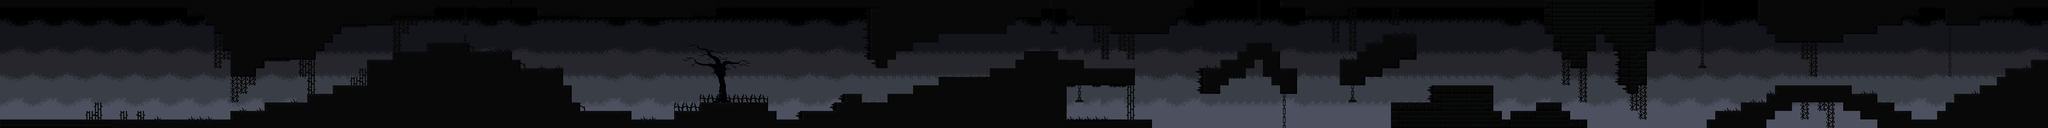

Rendered tile map (Tiled .tmx) drawn with the repository's tilesets; below, a short description and the map source with its tile grids summarised:
An orthogonal 240x15 tile map with 16x16 px tiles, 3 tile layers (Kachelebene 2, colliedes, deaths), 5 tilesets and 171 objects.

<map version="1.2" tiledversion="1.3.1" orientation="orthogonal" renderorder="right-down" compressionlevel="0" width="240" height="15" tilewidth="16" tileheight="16" infinite="0" nextlayerid="19" nextobjectid="309">
 <editorsettings>
  <export target="." format="tmx" />
 </editorsettings>
 <tileset firstgid="1" source="tileset_15.tsx" />
 <tileset firstgid="41" name="bg_void_02" tilewidth="64" tileheight="240" tilecount="1" columns="1">
  <image source="bg_void_02.png" width="64" height="240" />
 </tileset>
 <tileset firstgid="42" name="spikess" tilewidth="16" tileheight="16" tilecount="2" columns="1">
  <image source="spikes.png" width="16" height="32" />
 </tileset>
 <tileset firstgid="44" name="dekopack1" tilewidth="16" tileheight="16" tilecount="10" columns="5">
  <image source="dekopack1.png" width="80" height="32" />
 </tileset>
 <tileset firstgid="54" name="Tree" tilewidth="16" tileheight="16" tilecount="56" columns="8">
  <image source="Tree.png" width="128" height="116" />
 </tileset>
 <layer id="10" name="Kachelebene 2" width="240" height="15">
  <data>[3600 cells, 154 non-empty, 2 distinct tile ids]</data>
 </layer>
 <objectgroup id="3" name="hitboxes">
  <object id="45" x="2112" y="224" width="48" height="16" />
  <object id="47" x="2224" y="0" width="16" height="16" />
  <object id="48" x="2016" y="32" width="192" height="16" />
  <object id="49" x="2080" y="48" width="112" height="16" />
  <object id="50" x="2608" y="192" width="80" height="48" />
  <object id="51" x="2688" y="160" width="112" height="32" />
  <object id="52" x="2784" y="192" width="16" height="16" />
  <object id="53" x="2800" y="208" width="16" height="16" />
  <object id="54" x="2816" y="224" width="16" height="16" />
  <object id="56" x="2832" y="208" width="112" height="16" />
  <object id="57" x="2880" y="192" width="48" height="16" />
  <object id="58" x="2944" y="224" width="32" height="16" />
  <object id="59" x="2896" y="0" width="208" height="64" />
  <object id="60" x="2912" y="64" width="80" height="32" />
  <object id="61" x="2928" y="96" width="48" height="16" />
  <object id="62" x="2944" y="112" width="32" height="16" />
  <object id="63" x="3008" y="64" width="96" height="16" />
  <object id="64" x="3024" y="80" width="80" height="16" />
  <object id="65" x="3040" y="96" width="48" height="64" />
  <object id="66" x="3056" y="160" width="16" height="16" />
  <object id="67" x="3600" y="224" width="48" height="16" />
  <object id="68" x="3632" y="208" width="48" height="16" />
  <object id="69" x="3648" y="192" width="48" height="16" />
  <object id="70" x="3664" y="176" width="64" height="16" />
  <object id="71" x="3712" y="160" width="48" height="16" />
  <object id="72" x="3744" y="144" width="48" height="16" />
  <object id="73" x="3760" y="128" width="64" height="16" />
  <object id="74" x="3808" y="112" width="32" height="16" />
  <object id="75" x="2256" y="128" width="32" height="48" />
  <object id="76" x="2288" y="112" width="48" height="32" />
  <object id="77" x="2320" y="96" width="80" height="16" />
  <object id="78" x="2336" y="80" width="48" height="16" />
  <object id="79" x="2368" y="112" width="32" height="32" />
  <object id="80" x="2384" y="128" width="48" height="32" />
  <object id="81" x="2400" y="160" width="32" height="16" />
  <object id="85" x="3200" y="224" width="16" height="16" />
  <object id="86" x="3216" y="208" width="64" height="16" />
  <object id="87" x="3264" y="192" width="64" height="16" />
  <object id="88" x="3312" y="176" width="32" height="16" />
  <object id="89" x="3328" y="160" width="96" height="16" />
  <object id="142" x="3296" y="0" width="16" height="48" />
  <object id="143" x="3312" y="48" width="16" height="16" />
  <object id="144" x="3328" y="64" width="128" height="16" />
  <object id="145" x="3456" y="48" width="64" height="16" />
  <object id="146" x="3520" y="32" width="48" height="16" />
  <object id="147" x="3568" y="16" width="32" height="16" />
  <object id="148" x="3600" y="16" width="48" />
  <object id="149" x="3648" y="16" width="16" height="32" />
  <object id="150" x="3664" y="32" width="48" height="16" />
  <object id="151" x="3712" y="16" width="64" height="16" />
  <object id="152" x="3776" y="0" width="64" height="16" />
  <object id="161" x="0" y="224" width="176" height="16" />
  <object id="162" x="176" y="224" width="224" height="16" />
  <object id="163" x="400" y="224" width="32" height="16" />
  <object id="164" x="432" y="208" width="80" height="16" />
  <object id="165" x="496" y="192" width="96" height="16" />
  <object id="166" x="576" y="176" width="64" height="16" />
  <object id="167" x="624" y="160" width="80" height="16" />
  <object id="168" x="688" y="112" width="16" height="48" />
  <object id="169" x="704" y="112" width="48" height="16" />
  <object id="170" x="736" y="96" width="80" height="16" />
  <object id="171" x="800" y="80" width="80" height="16" />
  <object id="172" x="864" y="96" width="96" height="16" />
  <object id="173" x="960" y="112" width="16" height="16" />
  <object id="174" x="976" y="128" width="80" height="16" />
  <object id="175" x="1056" y="160" width="16" height="48" />
  <object id="176" x="1072" y="192" width="16" height="32" />
  <object id="177" x="1088" y="208" width="96" height="16" />
  <object id="178" x="1168" y="224" width="112" height="16" />
  <object id="179" x="1264" y="208" width="64" height="16" />
  <object id="180" x="1312" y="192" width="80" height="16" />
  <object id="182" x="1440" y="208" width="16" height="16" />
  <object id="183" x="1440" y="224" width="80" height="16" />
  <object id="184" x="1504" y="208" width="64" height="16" />
  <object id="185" x="1568" y="224" />
  <object id="186" x="1568" y="192" width="32" height="16" />
  <object id="188" x="1712" y="192" width="96" height="16" />
  <object id="189" x="1808" y="208" width="112" height="16" />
  <object id="190" x="1920" y="224" width="192" height="16" />
  <object id="191" x="432" y="96" width="16" height="48" />
  <object id="192" x="448" y="128" width="32" height="16" />
  <object id="193" x="480" y="112" width="16" height="16" />
  <object id="194" x="496" y="96" width="96" height="16" />
  <object id="195" x="592" y="80" width="16" height="16" />
  <object id="196" x="608" y="64" width="16" height="16" />
  <object id="197" x="624" y="48" width="16" height="16" />
  <object id="198" x="416" y="64" width="16" height="32" />
  <object id="199" x="352" y="16" width="32" height="16" />
  <object id="200" x="384" y="32" width="16" height="16" />
  <object id="201" x="400" y="48" width="16" height="16" />
  </objectgroup>
 <layer id="2" name="colliedes" width="240" height="15">
  <data>[3600 cells, 1636 non-empty, 71 distinct tile ids]</data>
 </layer>
 <objectgroup id="13" name="dynamics">
  <!-- 7 objects omitted --></objectgroup>
 <layer id="11" name="deaths" width="240" height="15">
  <data>[3600 cells, 20 non-empty, 2 distinct tile ids]</data>
 </layer>
 <objectgroup id="16" name="deathcollids">
  <!-- 9 objects omitted --></objectgroup>
 <objectgroup id="17" name="movibg">
  <!-- 8 objects omitted --></objectgroup>
 <objectgroup id="18" name="movingdeco">
  <!-- 3 objects omitted --></objectgroup>
</map>
<!-- 81 of 171 objects omitted -->
